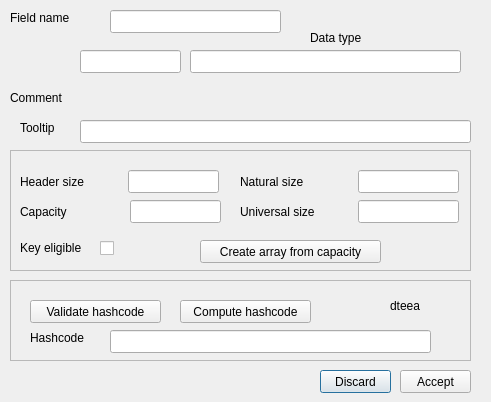
<?xml version="1.0" encoding="UTF-8"?>
<ui version="4.0">
 <class>ZFieldDLg</class>
 <widget class="QDialog" name="ZFieldDLg">
  <property name="geometry">
   <rect>
    <x>0</x>
    <y>0</y>
    <width>491</width>
    <height>402</height>
   </rect>
  </property>
  <property name="windowTitle">
   <string>Dialog</string>
  </property>
  <widget class="QLabel" name="fieldlabel">
   <property name="geometry">
    <rect>
     <x>10</x>
     <y>10</y>
     <width>81</width>
     <height>16</height>
    </rect>
   </property>
   <property name="text">
    <string>Field name</string>
   </property>
  </widget>
  <widget class="QLineEdit" name="ZTypeLEd">
   <property name="geometry">
    <rect>
     <x>80</x>
     <y>50</y>
     <width>101</width>
     <height>23</height>
    </rect>
   </property>
   <property name="readOnly">
    <bool>true</bool>
   </property>
  </widget>
  <widget class="QLabel" name="label">
   <property name="geometry">
    <rect>
     <x>310</x>
     <y>30</y>
     <width>101</width>
     <height>16</height>
    </rect>
   </property>
   <property name="text">
    <string>Data type</string>
   </property>
  </widget>
  <widget class="QLineEdit" name="ZTypeStrLEd">
   <property name="geometry">
    <rect>
     <x>190</x>
     <y>50</y>
     <width>271</width>
     <height>23</height>
    </rect>
   </property>
   <property name="readOnly">
    <bool>true</bool>
   </property>
  </widget>
  <widget class="QLineEdit" name="FieldNameLEd">
   <property name="geometry">
    <rect>
     <x>110</x>
     <y>10</y>
     <width>171</width>
     <height>23</height>
    </rect>
   </property>
  </widget>
  <widget class="QPushButton" name="DisguardBTn">
   <property name="geometry">
    <rect>
     <x>320</x>
     <y>370</y>
     <width>71</width>
     <height>23</height>
    </rect>
   </property>
   <property name="text">
    <string>Discard</string>
   </property>
  </widget>
  <widget class="QPushButton" name="AcceptBTn">
   <property name="geometry">
    <rect>
     <x>400</x>
     <y>370</y>
     <width>71</width>
     <height>23</height>
    </rect>
   </property>
   <property name="text">
    <string>Accept</string>
   </property>
  </widget>
  <widget class="QWidget" name="ZTypeListWDg" native="true">
   <property name="geometry">
    <rect>
     <x>10</x>
     <y>40</y>
     <width>61</width>
     <height>41</height>
    </rect>
   </property>
  </widget>
  <widget class="QLabel" name="label_8">
   <property name="geometry">
    <rect>
     <x>20</x>
     <y>120</y>
     <width>61</width>
     <height>16</height>
    </rect>
   </property>
   <property name="text">
    <string>Tooltip</string>
   </property>
  </widget>
  <widget class="QLineEdit" name="TooltipLEd">
   <property name="geometry">
    <rect>
     <x>80</x>
     <y>120</y>
     <width>391</width>
     <height>23</height>
    </rect>
   </property>
  </widget>
  <widget class="QFrame" name="SizeFRm">
   <property name="geometry">
    <rect>
     <x>10</x>
     <y>150</y>
     <width>461</width>
     <height>121</height>
    </rect>
   </property>
   <property name="frameShape">
    <enum>QFrame::StyledPanel</enum>
   </property>
   <property name="frameShadow">
    <enum>QFrame::Raised</enum>
   </property>
   <widget class="QLabel" name="label_3">
    <property name="geometry">
     <rect>
      <x>10</x>
      <y>20</y>
      <width>141</width>
      <height>23</height>
     </rect>
    </property>
    <property name="text">
     <string>Header size</string>
    </property>
   </widget>
   <widget class="QLineEdit" name="HeaderSizeLEd">
    <property name="geometry">
     <rect>
      <x>118</x>
      <y>20</y>
      <width>91</width>
      <height>23</height>
     </rect>
    </property>
    <property name="readOnly">
     <bool>true</bool>
    </property>
   </widget>
   <widget class="QLabel" name="label_2">
    <property name="geometry">
     <rect>
      <x>230</x>
      <y>20</y>
      <width>81</width>
      <height>23</height>
     </rect>
    </property>
    <property name="text">
     <string>Natural size</string>
    </property>
   </widget>
   <widget class="QLineEdit" name="NaturalLEd">
    <property name="geometry">
     <rect>
      <x>348</x>
      <y>20</y>
      <width>101</width>
      <height>23</height>
     </rect>
    </property>
   </widget>
   <widget class="QLabel" name="label_4">
    <property name="geometry">
     <rect>
      <x>230</x>
      <y>50</y>
      <width>121</width>
      <height>23</height>
     </rect>
    </property>
    <property name="text">
     <string>Universal size</string>
    </property>
   </widget>
   <widget class="QLineEdit" name="UniversalLEd">
    <property name="geometry">
     <rect>
      <x>348</x>
      <y>50</y>
      <width>101</width>
      <height>23</height>
     </rect>
    </property>
   </widget>
   <widget class="QLabel" name="label_5">
    <property name="geometry">
     <rect>
      <x>10</x>
      <y>50</y>
      <width>121</width>
      <height>23</height>
     </rect>
    </property>
    <property name="text">
     <string>Capacity</string>
    </property>
   </widget>
   <widget class="QLineEdit" name="CapacityLEd">
    <property name="geometry">
     <rect>
      <x>120</x>
      <y>50</y>
      <width>91</width>
      <height>23</height>
     </rect>
    </property>
   </widget>
   <widget class="QCheckBox" name="KeyEligibleCHk">
    <property name="enabled">
     <bool>true</bool>
    </property>
    <property name="geometry">
     <rect>
      <x>90</x>
      <y>90</y>
      <width>16</width>
      <height>16</height>
     </rect>
    </property>
    <property name="text">
     <string/>
    </property>
   </widget>
   <widget class="QLabel" name="label_7">
    <property name="geometry">
     <rect>
      <x>10</x>
      <y>90</y>
      <width>91</width>
      <height>16</height>
     </rect>
    </property>
    <property name="text">
     <string>Key eligible</string>
    </property>
   </widget>
   <widget class="QPushButton" name="CreateArrayBTn">
    <property name="geometry">
     <rect>
      <x>190</x>
      <y>90</y>
      <width>181</width>
      <height>23</height>
     </rect>
    </property>
    <property name="text">
     <string>Create array from capacity</string>
    </property>
   </widget>
  </widget>
  <widget class="QLabel" name="CommentLBl">
   <property name="geometry">
    <rect>
     <x>10</x>
     <y>90</y>
     <width>451</width>
     <height>16</height>
    </rect>
   </property>
   <property name="text">
    <string>Comment</string>
   </property>
  </widget>
  <widget class="QFrame" name="HashcodeFRm">
   <property name="geometry">
    <rect>
     <x>10</x>
     <y>280</y>
     <width>461</width>
     <height>81</height>
    </rect>
   </property>
   <property name="frameShape">
    <enum>QFrame::StyledPanel</enum>
   </property>
   <property name="frameShadow">
    <enum>QFrame::Raised</enum>
   </property>
   <widget class="QPushButton" name="ValidateHashBTn">
    <property name="geometry">
     <rect>
      <x>20</x>
      <y>20</y>
      <width>131</width>
      <height>23</height>
     </rect>
    </property>
    <property name="text">
     <string>Validate hashcode</string>
    </property>
   </widget>
   <widget class="QLineEdit" name="HashcodeLEd">
    <property name="geometry">
     <rect>
      <x>100</x>
      <y>50</y>
      <width>321</width>
      <height>23</height>
     </rect>
    </property>
    <property name="readOnly">
     <bool>true</bool>
    </property>
   </widget>
   <widget class="QPushButton" name="ComputeBTn">
    <property name="geometry">
     <rect>
      <x>170</x>
      <y>20</y>
      <width>131</width>
      <height>23</height>
     </rect>
    </property>
    <property name="text">
     <string>Compute hashcode</string>
    </property>
   </widget>
   <widget class="QLabel" name="HashIconLBl">
    <property name="geometry">
     <rect>
      <x>380</x>
      <y>10</y>
      <width>32</width>
      <height>31</height>
     </rect>
    </property>
    <property name="text">
     <string>dteea</string>
    </property>
   </widget>
   <widget class="QLabel" name="label_6">
    <property name="geometry">
     <rect>
      <x>20</x>
      <y>50</y>
      <width>91</width>
      <height>16</height>
     </rect>
    </property>
    <property name="text">
     <string>Hashcode</string>
    </property>
   </widget>
  </widget>
 </widget>
 <tabstops>
  <tabstop>FieldNameLEd</tabstop>
  <tabstop>AcceptBTn</tabstop>
  <tabstop>DisguardBTn</tabstop>
  <tabstop>ZTypeStrLEd</tabstop>
  <tabstop>ZTypeLEd</tabstop>
 </tabstops>
 <resources/>
 <connections/>
</ui>
